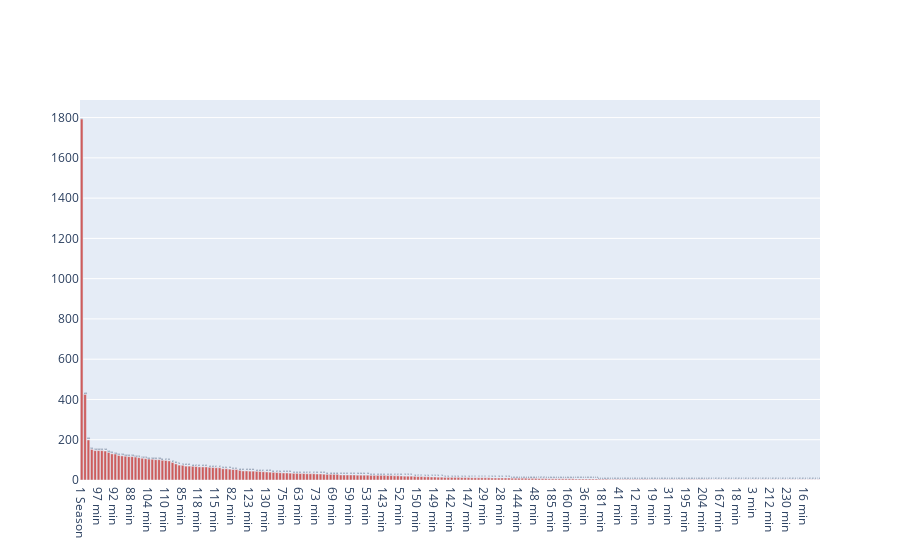

Notebook code for this chart:
### Markdown cell above
# Top Duration

### Code cell
topdirs=pd.value_counts(netflix_overall['duration'])
fig = go.Figure([go.Bar(x=topdirs.index, y=topdirs.values , text=topdirs.values,marker_color='indianred')])
fig.update_traces(texttemplate='%{text:.2s}', textposition='outside')
fig.show()

### Figure 1 — Plotly figure (JSON) as saved in the notebook; plotly's stock layout.template omitted (floating-point values rounded to 4 significant figures; data arrays with more than 128 entries replaced by an {"elided": "..."} marker saying what was removed)
{"data": [{"marker": {"color": "indianred"}, "text": {"elided": "220 int values"}, "textposition": "outside", "texttemplate": "%{text:.2s}", "type": "bar", "x": {"elided": "220 str values"}, "y": {"elided": "220 int values"}}], "layout": {}}
